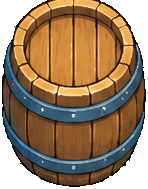
#> input picture assets/derived/interior/barrel.png, 148 x 189 px
$ python -i audit_assets.py   (imports and definitions only)
#> lines starting #> are read from the running program, lines starting #| are printed output that depends on the picture; after the words box and inside, x2 and y2 are one past the last pixel; in counts of white or black regions, pixels touching at a corner belong together
#> further down, picture is the input picture: PIL image 148x189 RGBA; mean R, G, B, A 131.5, 99.2, 72.2, 204
#!/usr/bin/env python3
"""Farmstead asset resolution & sharpness audit.

Inspects every raster image in the extracted phase packs (and the game's own
runtime manifest) and writes docs/audit/asset_audit.csv plus a JSON summary used
to build docs/audit/ASSET_AUDIT.md.

Per image it records: dimensions, alpha/transparent background, kind (sprite,
frame, tile, board, mock-up...), the sizes of the objects inside it, an
*effective resolution* estimate and a verdict against what the game needs.

Effective resolution: an image that has been enlarged or is blurry can be
shrunk by a factor f and enlarged back with almost no change. The largest such
f (from 1, 1.25, 1.5, 2, 2.5, 3, 4) divides the nominal size to give the
effective (real-detail) size.

Required size: what the asset covers on screen at the closest normal zoom.
The world is drawn at 64 px per tile; at the closest standard zoom (desktop
retina, ~2.1 device px per world px; phones are ~1.7) an object N world px
long needs about 2.1 x N source pixels.

Usage:
    python3 -I tools/audit_assets.py <dir-with-p1..p10> [--out docs/audit]
"""
import argparse
import csv
import json
import os
import sys

import numpy as np
from PIL import Image

sys.path.insert(0, os.path.dirname(os.path.abspath(__file__)))
from import_assets import components, cream_keyed  # noqa: E402

ROOT = os.path.dirname(os.path.dirname(os.path.abspath(__file__)))
ZOOM = 2.1  # device px per world px at the closest standard zoom
TILE = 64

# What each kind of object is in the game: (world px on its longest edge, label)
NEED = {
    "icon": (62, "HUD/shop icon (~62 css px, x2.1 for dense screens)"),
    "character": (84 * 320 / 268, "player/NPC frame (84 world px body in a 320 frame)"),
    "animal": (78, "animal (40-78 world px tall)"),
    "crop": (62, "crop/soil plot (1 tile)"),
    "tile": (TILE, "terrain tile (1 tile)"),
    "texture": (170, "ground texture stamp (170 world px)"),
    "prop": (100, "small prop / decoration (0.7-1.6 tiles)"),
    "tree": (200, "tree (2.4-3.2 tiles)"),
    "building": (340, "building (3-6.4 tiles)"),
    "interior": (576, "interior room (9 tiles wide)"),
    "vehicle": (200, "vehicle (2-4 tiles)"),
    "effect": (48, "effect frame (~0.75 tile)"),
    "ui": (None, "UI mock-up (HUD is built in HTML/CSS)"),
    "mockup": (None, "review sheet / mock-up"),
}

FACTORS = [1.0, 1.25, 1.5, 2.0, 2.5, 3.0, 4.0]
ERR_THRESHOLD = 2.2  # mean abs error (0-255) at which detail is considered lost


def effective_factor(im):
    """Largest factor the image can be shrunk by and restored without visible loss."""
    rgba = im.convert("RGBA")
    w, h = rgba.size
#> w = 148; h = 189
    if max(w, h) > 1200:  # keep it fast; factor is resolution-independent enough
        s = 1200 / max(w, h)
        rgba = rgba.resize((max(8, int(w * s)), max(8, int(h * s))), Image.LANCZOS)
        w, h = rgba.size
    a = np.asarray(rgba).astype(np.float32)
    mask = a[..., 3] > 200
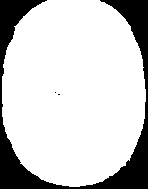
#> mask: shape (189, 148) bool; 80% white; 3 black regions (2 under 20 px), largest, box (x1, y1, x2, y2) and area: (0, 0, 148, 189) 5591
    if mask.sum() < 64:
        return 1.0, 0.0
    rgb = rgba.convert("RGB")
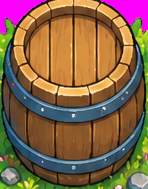
#> rgb: PIL image 148x189 RGB; mean R, G, B 131.5, 99.2, 72.2
    base = a[..., :3]
    best = 1.0
    errs = {}
    for f in FACTORS[1:]:
        sw, sh = max(4, round(w / f)), max(4, round(h / f))
        back = rgb.resize((sw, sh), Image.LANCZOS).resize((w, h), Image.LANCZOS)
        err = float(np.abs(np.asarray(back).astype(np.float32) - base)[mask].mean())
        errs[f] = err
        if err <= ERR_THRESHOLD:
            best = f
        else:
            break
#> this loop made 1 pass
#> err on pass 1: 4
#> after the loop, errs = {1.25: 4}
    # Laplacian-based sharpness for information
    lum = (base[..., 0] * 0.3 + base[..., 1] * 0.59 + base[..., 2] * 0.11)
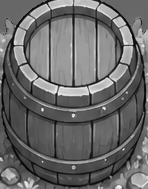
#> lum: shape (189, 148) float32; min 0, max 249.6, mean 105.9
    lap = (np.roll(lum, 1, 0) + np.roll(lum, -1, 0) + np.roll(lum, 1, 1) + np.roll(lum, -1, 1) - 4 * lum)
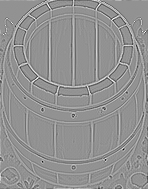
#> lap: shape (189, 148) float32; min -448.8, max 333.3, mean 0; drawn with min black and max white
    sharp = float(lap[mask].var()) if mask.any() else 0.0
#> sharp = 3187.4
    return best, sharp


# [102 lines left out: functions classify, objects, not called in this run]


# Boards where automatic object detection is unreliable (green/patterned
# backgrounds, labels counted as objects). Native object long edges measured
# from the objects separated by tools/import_assets.py (size / enlargement).
MEASURED = {
    "crop_growth_stages_all.png": (82, "plot cells ~82x76 (crop + soil)"),
    "growth_row_reference.png": (82, "plot cells ~82x76"),
    "soil_variations.png": (112, "soil cells ~112x83"),
    "crop_health_states.png": (45, "plant cells ~45 px"),
    "seed_items_all.png": (100, "seed packets ~82x100"),
    "harvested_produce_all.png": (86, "produce crates ~86 px"),
    "farming_tools.png": (84, "tools ~70-84 px"),
    "house_player_home_levels_1_to_3.png": (217, "houses 144-217 px wide"),
    "chicken_coop_levels_1_to_3.png": (211, "coops 101-211 px wide"),
    "barn_livestock_levels_1_to_3.png": (215, "barns 118-215 px wide"),
    "market_stall_levels_1_to_3.png": (163, "stalls 89-163 px wide"),
    "storage_shed_levels_1_to_3.png": (155, "sheds 105-155 px wide"),
    "tool_shed_workshop_levels_1_to_3.png": (170, "workshops 105-170 px wide"),
    "well_levels_1_to_3.png": (142, "wells 83-142 px"),
    "barn_construction_stages.png": (145, "stages ~104-145 px"),
    "top_down_building_interiors.png": (171, "rooms 119-171 px wide"),
    "decorations_props.png": (90, "props ~40-90 px"),
    "animal_idle_movement_reference.png": (78, "chicken 52, sheep 61, cow 77, horse 109 px"),
    "animal_products_items.png": (64, "items ~50-64 px"),
    "animal_food_supplies.png": (68, "items ~55-68 px"),
    "environment_extras.png": (70, "objects ~40-70 px"),
}


# [82 lines left out: functions verdict, audit_dir, audit_one, not called in this run]


# Indoor props: drawn width in tiles (src/data/interiors.js). The interior camera
# tops out at 1.25x CSS zoom on a 2x-DPR screen = 2.5 device px per world px.
INTERIOR_ZOOM = 2.5
INTERIOR_DRAWN = {"interior_prop.workbench": 2.5, "interior_prop.barrel": 0.8,
                  "interior_prop.water_barrel": 0.85, "interior_prop.crate": 0.95}
# Old single-image interiors: kept in the manifest as the "before" reference
# but no longer loaded by the game (the cottage is now built from layers).
NOT_LOADED_PREFIXES = ("interior.",)


# [102 lines left out: functions audit_runtime, write_tables, main, not called in this run]


# [2 lines not run here, left out]

>>> from PIL import Image
>>> picture = Image.open('../assets/derived/interior/barrel.png')
>>> result = effective_factor(picture)
#> result = (1, 3187.4)

$ run again, on assets/derived/interior/water_barrel.png
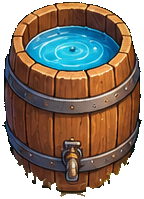
#> input picture assets/derived/interior/water_barrel.png, 144 x 199 px
#> picture is the input picture: PIL image 144x199 RGBA; mean R, G, B, A 105.4, 100.1, 68.3, 194.3
#> in effective_factor, `mask = a[..., 3] > 200`:
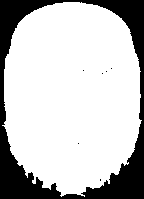
#> mask: shape (199, 144) bool; 76.2% white; 7 black regions (6 under 20 px), largest, box (x1, y1, x2, y2) and area: (0, 0, 144, 199) 6814
#> the loop in effective_factor, `for f in FACTORS[1:]:` made 1 pass
#> err on pass 1: 4.99
#> after the loop in effective_factor, `for f in FACTORS[1:]:`: errs = {1.25: 4.99}
#> in effective_factor, `lap = (np.roll(lum, 1, 0) + np.roll(lum, -1, 0) + np.roll(lum, 1, 1) +..`:
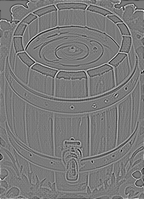
#> lap: shape (199, 144) float32; min -433.6, max 466.8, mean 0; drawn with min black and max white
#> sharp = 4085.7
#> result = (1, 4085.7)

$ run again, on assets/derived/interior/workbench.png
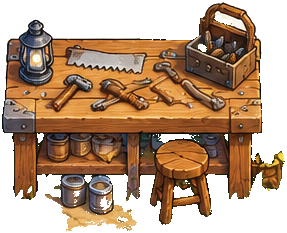
#> input picture assets/derived/interior/workbench.png, 287 x 233 px
#> picture is the input picture: PIL image 287x233 RGBA; mean R, G, B, A 152.8, 126.6, 79.2, 162
#> in effective_factor, `mask = a[..., 3] > 200`:
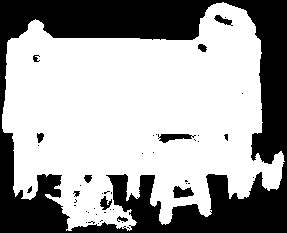
#> mask: shape (233, 287) bool; 63.5% white; 46 black regions (34 under 20 px), largest, box (x1, y1, x2, y2) and area: (0, 0, 287, 233) 23491, (158, 134, 196, 143) 195, (173, 186, 194, 198) 171
#> the loop in effective_factor, `for f in FACTORS[1:]:` made 1 pass
#> err on pass 1: 5.58
#> after the loop in effective_factor, `for f in FACTORS[1:]:`: errs = {1.25: 5.58}
#> in effective_factor, `lap = (np.roll(lum, 1, 0) + np.roll(lum, -1, 0) + np.roll(lum, 1, 1) +..`:
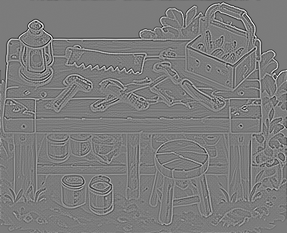
#> lap: shape (233, 287) float32; min -431.3, max 455.7, mean 0; drawn with min black and max white
#> sharp = 5031.8
#> result = (1, 5031.8)
